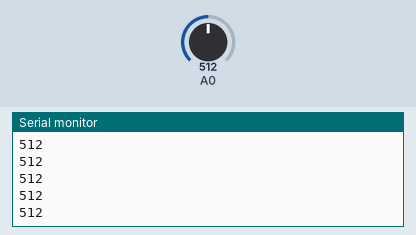
Recording of a sketch running on a simulated Arduino Uno, built with avr-gcc and run on an emulated ATmega328P. Parts: the last lines printed to the serial monitor. Inputs (shaded band) come from the test bench; at power-on: A0 = 512.

Above: at 1.2 s.
1.3 s: A0 set to 716
At 2.2 s:
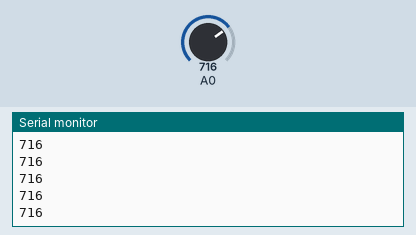
2.8 s: A0 set to 900
At 3.9 s:
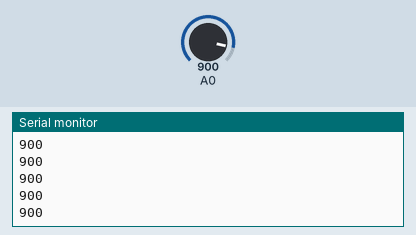
Timing chart, 0 to 5.8 s (numbered marks = the images above; inputs shaded):
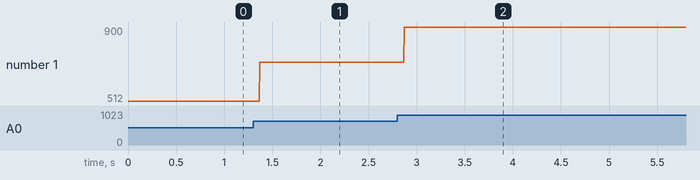

Measured:
- after the input at 1.3 s, the serial monitor: prints a new line after 0.07 s (image 1)
- after the input at 2.8 s, the serial monitor: prints a new line after 0.07 s (image 2)
- plotted number 1: 512 → 716 after the input at 1.3 s, 716 → 900 after the input at 2.8 s

The sketch:

VIB_TO_ESP_ARDUINO_CODE.ino
```cpp
#include <SoftwareSerial.h>

SoftwareSerial mySerial(10,11); //RX,TX

int Analog;

void vibration(){

  Analog = analogRead(A0);

}

void setup() {

  Serial.begin(9600);
  mySerial.begin(115200);

}

void loop() {
  vibration();
  mySerial.println(Analog);

  Serial.println(Analog);
}
```
